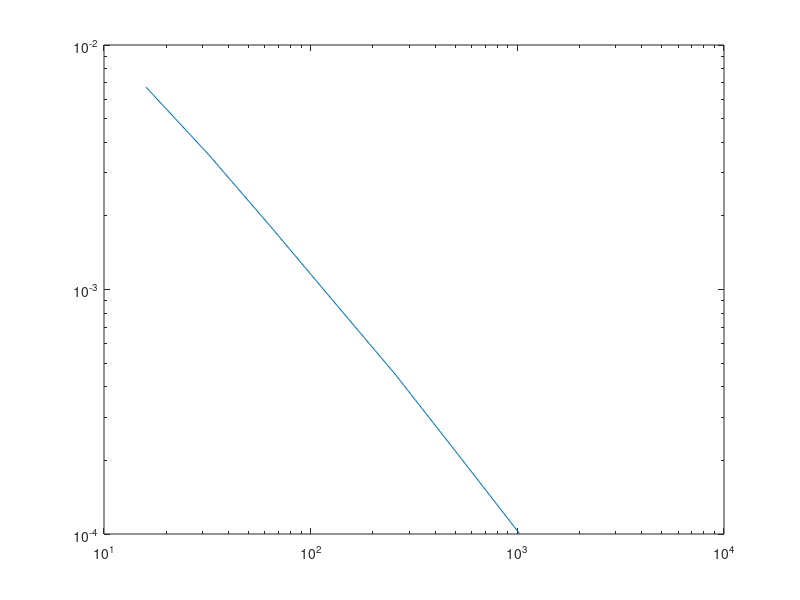

Here is the MATLAB script that generated this plot:
%{
    在（b）的基础上，令插值区间n不断增大，画出最大误差随n的变化
%} 

%这俩不能放循环内，否则每次循环都会把之前存的值清空
error_max = zeros(1,10);%对应不同n=2^k下的最大误差
x_axis = zeros(1,10);%用于存放画图用的横坐标

for k = 4:10
    n = 2 ^ k;%区间数
    h = 2 / n; %步长
    x = -1:h:1;
    y = sin(4 * (x .^ 2)) + (sin(4 * x) .^ 2);
    f = @(x)sin(4 * (x .^ 2)) + (sin(4 * x) .^ 2);

    A = eye(n + 1) * 2;
    %M = zeros(n+1,1);%不用预分配，等会会直接创建
    F = zeros(n + 1, 1);

    A(1, 1) = 2;
    A(1, 2) = 1;

    for i = 2:n
        A(i, i - 1) = 0.5;
        A(i, i + 1) = 0.5;
    end

    A(n + 1, n) = 1;
    A(n + 1, n + 1) = 2;

    F(1) = 6 * (y(2) - y(1)) / h ^ 2;

    for i = 2:n
        F(i) = 3 * (y(i + 1) - (2 * y(i)) + y(i - 1)) / (h ^ 2);
    end

    F(n + 1) = -6 * (y(n + 1) - y(n)) / h ^ 2;

    M = A \ F;

    S = cell(1, n + 1); %元胞数组，用来存每段多项式函数句柄

    for i = 2:n + 1
        S{i} = @(s)(1 / (6 * h)) * ((x(i) - s) .^ 3 * M(i - 1) + (s - x(i - 1)) .^ 3 * M(i) ...
            + (6 * y(i - 1) - M(i - 1) * h ^ 2) * (x(i) - s) + (6 * y(i) - M(i) * h ^ 2) * (s - x(i - 1)));
    end

    d = 2000; %等距节点数
    v = linspace(-1, 1, d); %等距节点
    error = zeros(1, d);
    error(d) = 0;
    segment = 2; %用于指示现在用到第几个S了
    for i = 1:d

        if v(i) <= x(segment)
            error(i) = S{segment}(v(i)) - f(v(i));
        else
            segment = segment + 1;
            error(i) = S{segment}(v(i)) - f(v(i));
        end
        if error(i) > error_max(k)
            error_max(k) = error(i);
        end
    end

    %scatter(v, error);%逐点误差线性散点图
    %semilogy(v, abs(error)); %逐点误差半对数图散点图

    x_axis(k) = 2^k;
end
%scatter(x_axis(4:10), error_max(4:10));
loglog(x_axis(4:10), error_max(4:10));
